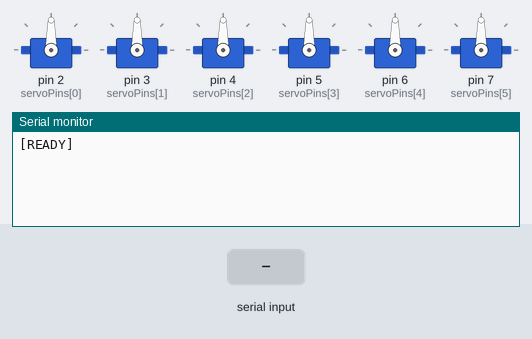
Recording of a sketch running on a simulated Arduino Uno, built with avr-gcc and run on an emulated ATmega328P. Shown: 6 × servo, the last lines printed to the serial monitor. Inputs (shaded band) come from the test bench.

Above: at 1.2 s.
1.3 s: "S,\n" received over Serial
At 2.3 s:
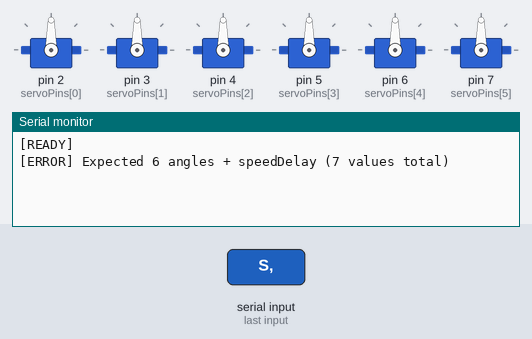
2.8 s: "90,45\n" received over Serial
At 3.5 s:
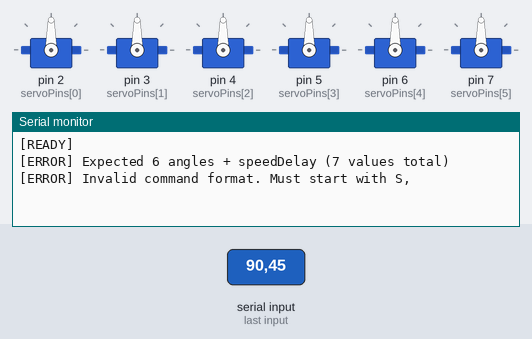

Measured:
- after the input at 1.3 s, the serial monitor: prints a new line at once (image 1)
- after the input at 2.8 s, the serial monitor: prints a new line at once (image 2)

The sketch:

stewart_platform_uno.ino
```cpp
// ============================================================================
// Stewart Platform servo firmware — RECONSTRUCTED SOURCE
// ============================================================================
// The original .ino was never committed and could not be found on any machine.
// This file was reconstructed on 2026-07-20 from:
//   1. A full flash dump of the running Arduino Uno R3 (see
//      firmware/flash_dump_2026-07-20.hex — that file is the ground truth).
//   2. Disassembly of that dump (pin array, attach loop, 0-180 clamp, and
//      string literals were all recovered directly from the binary).
//   3. Empirical serial probing of the live board (ramp timing, speedDelay
//      clamp, ack ordering).
// Behavior below matches every observation. Exact original variable names,
// comments, and incidental code structure are NOT recoverable — do not treat
// this file as a byte-faithful copy. If it is ever re-flashed, re-verify
// against docs in firmware/README.md.
//
// Verified behavior summary:
//   - Boot: attach servos on pins 2-7, write 90 to all, print "[READY]".
//   - Command: "S,a0,a1,a2,a3,a4,a5,speedDelay\n"
//       * must start with "S," else error
//       * exactly 7 values else error
//       * angles constrained to 0-180 (clamp found in disassembly @0x118e)
//       * speedDelay constrained to 0-20 ms (empirical: sent 50, echoed 20)
//   - Motion: all servos ramp CONCURRENTLY 1 degree per step,
//     delay(speedDelay) between steps; total time = maxDelta * speedDelay.
//     speedDelay=0 is effectively an instant write.
//   - Ack "[OK] Updated angles: ..." prints AFTER the ramp completes.
// ============================================================================

#include <Servo.h>

const int NUM_SERVOS = 6;

// Recovered verbatim from the flash dump (.data image @ flash 0x1EA0,
// RAM 0x0112): six 16-bit ints {2,3,4,5,6,7}. The attach loop walks this
// array in ascending index order, so command index i drives pin 2 + i.
int servoPins[NUM_SERVOS] = {2, 3, 4, 5, 6, 7};

Servo servos[NUM_SERVOS];
int currentAngles[NUM_SERVOS] = {90, 90, 90, 90, 90, 90};

void setup() {
  Serial.begin(115200);
  for (int i = 0; i < NUM_SERVOS; i++) {
    servos[i].write(90);          // observed in disasm before the attach loop
    currentAngles[i] = 90;
  }
  for (int i = 0; i < NUM_SERVOS; i++) {
    servos[i].attach(servoPins[i]);
  }
  Serial.println("[READY]");
}

void loop() {
  if (!Serial.available()) {
    return;
  }
  String line = Serial.readStringUntil('\n');
  line.trim();
  if (line.length() == 0) {
    return;
  }

  if (!line.startsWith("S,")) {
    Serial.println("[ERROR] Invalid command format. Must start with S,");
    return;
  }

  // Parse the 7 comma-separated values after "S,"
  int values[7];
  int count = 0;
  int start = 2;  // skip "S,"
  while (count < 7 && start <= (int)line.length()) {
    int comma = line.indexOf(',', start);
    String token = (comma == -1) ? line.substring(start)
                                 : line.substring(start, comma);
    values[count++] = token.toInt();
    if (comma == -1) {
      start = line.length() + 1;
    } else {
      start = comma + 1;
    }
  }
  if (count != 7) {
    Serial.println("[ERROR] Expected 6 angles + speedDelay (7 values total)");
    return;
  }

  int targetAngles[NUM_SERVOS];
  for (int i = 0; i < NUM_SERVOS; i++) {
    targetAngles[i] = constrain(values[i], 0, 180);
  }
  int speedDelay = constrain(values[6], 0, 20);

  // Ramp all servos concurrently, 1 degree per step.
  bool moving = true;
  while (moving) {
    moving = false;
    for (int i = 0; i < NUM_SERVOS; i++) {
      if (currentAngles[i] != targetAngles[i]) {
        currentAngles[i] += (targetAngles[i] > currentAngles[i]) ? 1 : -1;
        servos[i].write(currentAngles[i]);
        moving = true;
      }
    }
    if (moving && speedDelay > 0) {
      delay(speedDelay);
    }
  }

  Serial.print("[OK] Updated angles: ");
  for (int i = 0; i < NUM_SERVOS; i++) {
    Serial.print(currentAngles[i]);
    Serial.print(i < NUM_SERVOS - 1 ? ", " : "");
  }
  Serial.print(" | speedDelay=");
  Serial.println(speedDelay);
}
```
